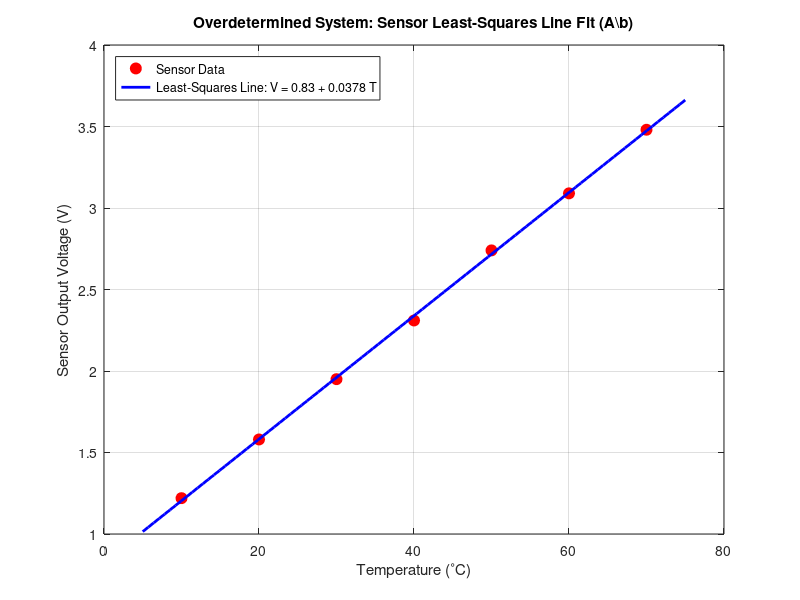

MATLAB code for this plot:
%% 03_SOLVING_LINEAR_SYSTEMS.M
% Module 2: Linear Algebra for Engineers & Machine Learning
%
% This script demystifies solving systems of linear equations A*x = b:
% - Gaussian elimination and LU decomposition with partial pivoting ([L,U,P] = lu(A))
% - MATLAB's poly-algorithmic backslash operator (x = A\b)
% - The danger of matrix inversion: inv(A)*b vs A\b
% - Matrix condition number: cond(A), error bounds, and lost digits of precision
% - Overdetermined systems (m > n): Least-squares via backslash and normal equations
% - Underdetermined systems (m < n): Minimum-norm solutions and pseudoinverse (pinv)
%
% Educational Objective: Master the computational mechanics, numerical stability,
% and practical engineering decision-making behind solving linear systems.

clear; clc; close all;

fprintf('=======================================================\n');
fprintf('  MODULE 2: CONCEPT 03 - SOLVING LINEAR SYSTEMS\n');
fprintf('=======================================================\n\n');

%% 1. Systems of Linear Equations: Physical Problem Formulation
% Consider an industrial chemical mixing facility with 3 interconnected blending tanks.
% We require a steady-state product composition by balancing 3 raw ingredient streams:
%   2*x1 +   x2 -   x3 = 8     (Mass balance on component A)
%  -3*x1 -   x2 + 2*x3 = -11   (Mass balance on component B)
%  -2*x1 +   x2 + 2*x3 = -3    (Mass balance on component C)
%
% In matrix-vector form: A * x = b

fprintf('--- 1. Linear System Formulation (Chemical Mixing Balance) ---\n');

A = [ 2,  1, -1;
     -3, -1,  2;
     -2,  1,  2];

b = [8; -11; -3];

fprintf('Coefficient matrix A (3x3):\n');
disp(A);
fprintf('Right-hand side vector b (3x1):\n');
disp(b);

%% 2. LU Factorization with Partial Pivoting
% Modern solvers do not compute determinants or Cramer's rule (O(n!) complexity).
% Instead, they factor matrix A into Lower (L) and Upper (U) triangular matrices:
%   P * A = L * U
% where P is a permutation matrix that swaps rows to place the largest pivot element
% on the diagonal, preventing division by zero and minimizing round-off error.

fprintf('--- 2. LU Factorization with Partial Pivoting ---\n');

[L, U, P] = lu(A);

fprintf('Permutation Matrix P (row swaps):\n');
disp(P);
fprintf('Unit Lower Triangular Matrix L:\n');
disp(L);
fprintf('Upper Triangular Matrix U:\n');
disp(U);

% Solving PAx = Pb ==> L*(U*x) = P*b
% Step 1: Forward substitution: solve L * y = P * b
% Step 2: Backward substitution: solve U * x = y
Pb = P * b;
y  = L \ Pb;   % Forward substitution (O(n^2))
x_lu = U \ y;  % Backward substitution (O(n^2))

fprintf('Solution via LU decomposition:\n');
fprintf('  x1 = %8.4f kg/s\n', x_lu(1));
fprintf('  x2 = %8.4f kg/s\n', x_lu(2));
fprintf('  x3 = %8.4f kg/s\n\n', x_lu(3));

%% 3. The Backslash Operator: MATLAB's Workhorse
% The MATLAB backslash operator (x = A\b) is poly-algorithmic:
% 1. If A is upper/lower triangular, it uses immediate back/forward substitution.
% 2. If A is symmetric positive-definite, it executes Cholesky factorization.
% 3. If A is square and general, it executes LU factorization with partial pivoting.
% 4. If A is rectangular (m > n), it executes QR factorization for least-squares.

fprintf('--- 3. Direct Solution via Backslash Operator (x = A\\b) ---\n');

x_backslash = A \ b;

% Compute the residual norm: ||A*x - b||
residual = norm(A * x_backslash - b);

fprintf('Solution via A\\b:\n');
fprintf('  x1 = %8.4f\n', x_backslash(1));
fprintf('  x2 = %8.4f\n', x_backslash(2));
fprintf('  x3 = %8.4f\n', x_backslash(3));
fprintf('Residual norm ||A*x - b||: %e (Zero within machine precision)\n\n', residual);

%% 4. Matrix Inversion Hazards: inv(A)*b vs A\b
% WHY NEVER WRITE inv(A)*b:
% 1. Computational Cost:
%    - Inverting an n x n matrix takes ~ 2*n^3 flops.
%    - Gaussian elimination (A\b) takes ~ (2/3)*n^3 flops (3x faster!).
% 2. Numerical Stability & Error Propagation:
%    - inv(A)*b introduces unnecessary matrix multiplication errors and
%      amplifies roundoff when A is ill-conditioned.

fprintf('--- 4. Numerical Accuracy Demonstration: inv(A)*b vs A\\b ---\n');

% Construct a notoriously ill-conditioned Hilbert matrix of size 12x12:
% H(i,j) = 1 / (i + j - 1)
n_dim = 12;
H = hilb(n_dim);

% Choose a known exact ground truth solution: x_exact = [1; 1; ...; 1]
x_true = ones(n_dim, 1);
b_hilb = H * x_true;

% Solve using backslash
x_slash_hilb = H \ b_hilb;

% Solve using matrix inversion
x_inv_hilb = inv(H) * b_hilb;

% Compare absolute solution errors relative to ground truth
error_slash = norm(x_slash_hilb - x_true);
error_inv   = norm(x_inv_hilb - x_true);

fprintf('Hilbert Matrix size: %d x %d\n', n_dim, n_dim);
fprintf('Condition number cond(H): %e\n', cond(H));
fprintf('Error ||x_backslash - x_true||: %e\n', error_slash);
fprintf('Error ||x_inverse   - x_true||: %e\n', error_inv);
fprintf('Ratio (inv error / backslash error): %.2f x\n', error_inv / error_slash);
fprintf('Conclusion: Backslash is significantly more accurate and numerically stable.\n\n');

%% 5. Matrix Condition Number and Sensitivity Analysis
% The condition number kappa(A) = ||A|| * ||A^(-1)|| measures the sensitivity
% of the solution x to perturbations in b or A:
%   ||Delta x|| / ||x|| <= kappa(A) * (||Delta b|| / ||b||)
%
% Rule of Thumb: If kappa(A) = 10^k, you can lose up to k decimal digits of
% accuracy in IEEE 754 double precision (which has 16 decimal digits).

fprintf('--- 5. Condition Number and Precision Loss ---\n');

% Well-conditioned system
A_well = [10, 1; 2, 8];
kappa_well = cond(A_well);
digits_lost_well = log10(kappa_well);

% Poorly conditioned system (nearly parallel lines)
A_ill = [1.000, 1.000;
         1.000, 1.001];
kappa_ill = cond(A_ill);
digits_lost_ill = log10(kappa_ill);

fprintf('Well-conditioned matrix A_well:\n');
disp(A_well);
fprintf('  Condition number: %.2f  --> Estimated digits lost: %.1f / 16\n\n', ...
    kappa_well, digits_lost_well);

fprintf('Ill-conditioned matrix A_ill (nearly singular):\n');
disp(A_ill);
fprintf('  Condition number: %.2e  --> Estimated digits lost: %.1f / 16\n\n', ...
    kappa_ill, digits_lost_ill);

%% 6. Overdetermined Systems: Least Squares Calibration (m > n)
% In sensor calibration and experimental data fitting, we often have MORE
% measurements than unknown parameters (m > n).
% An exact solution Ax = b does not exist due to noise, so we minimize
% the sum of squared residuals: min ||A*x - b||^2.
%
% The normal equations state: (A^T * A) * x = A^T * b
% MATLAB's backslash automatically computes the least squares solution via QR factorization!

fprintf('--- 6. Overdetermined System: Sensor Calibration (m > n) ---\n');

% Thermistor calibration: Voltage V vs Temperature T
% Model: V = c1 + c2 * T
% Experimental data points [Temperature (deg C), Measured Voltage (V)]:
T_data = [10; 20; 30; 40; 50; 60; 70]; % 7 measurements
V_data = [1.22; 1.58; 1.95; 2.31; 2.74; 3.09; 3.48];

% Assemble design matrix A with a column of ones for intercept c1
A_design = [ones(length(T_data), 1), T_data];

% Solve least squares via backslash: x_fit = [c1; c2]
c_params = A_design \ V_data;

% Verify with the Normal Equations: (A'*A) \ (A'*V)
c_normal = (A_design' * A_design) \ (A_design' * V_data);

% Verify with Moore-Penrose pseudoinverse: pinv(A) * V
c_pinv = pinv(A_design) * V_data;

fprintf('Calibration parameters (V = c1 + c2*T):\n');
fprintf('  c1 (Intercept):  %.4f V\n', c_params(1));
fprintf('  c2 (Sensitivity): %.4f V/degC\n', c_params(2));
fprintf('Discrepancy between Backslash and Normal Equations: %e\n', norm(c_params - c_normal));
fprintf('Discrepancy between Backslash and Pseudoinverse:    %e\n\n', norm(c_params - c_pinv));

%% 7. Graphical Visualization (Least Squares Fit)
figure('Name', 'Linear Systems & Least Squares', 'Color', 'w');

% Plot data points and fitted model
plot(T_data, V_data, 'ro', 'MarkerSize', 8, 'MarkerFaceColor', 'r', 'DisplayName', 'Sensor Data');
hold on; grid on;
T_fit = linspace(5, 75, 100)';
V_fit = c_params(1) + c_params(2) * T_fit;
plot(T_fit, V_fit, 'b-', 'LineWidth', 2, 'DisplayName', sprintf('Least-Squares Line: V = %.2f + %.4f T', c_params(1), c_params(2)));

title('Overdetermined System: Sensor Least-Squares Line Fit (A\\b)');
xlabel('Temperature (^\circC)');
ylabel('Sensor Output Voltage (V)');
legend('Location', 'northwest');

fprintf('=======================================================\n');
fprintf('  CONCEPT 03 COMPLETED SUCCESSFULLY\n');
fprintf('=======================================================\n');
